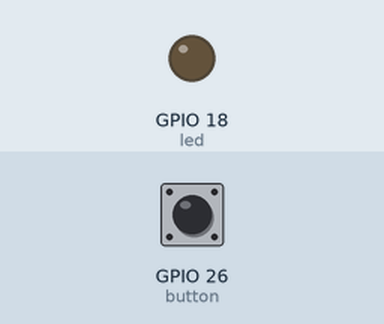
Recording of a program running on a simulated Raspberry Pi (BCM pin numbers). Shown: output pins drawn as LEDs (lit = HIGH). The inputs (shaded band) are chosen by the test bench; at power-on: GPIO 26 (button) HIGH.

Above: at 1.2 s.
1.3 s: GPIO 26 (button) pulled LOW for 0.15 s
At 1.37 s:
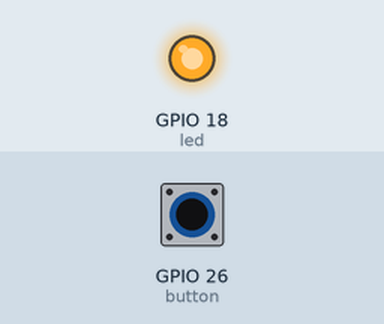
2.9 s: GPIO 26 (button) pulled LOW for 3.2 s
At 6.6 s:
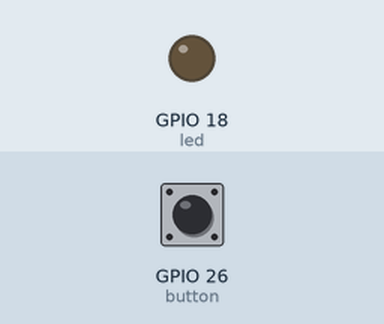
Timing chart, 0 to 8.1 s (numbered marks = the images above; inputs shaded):
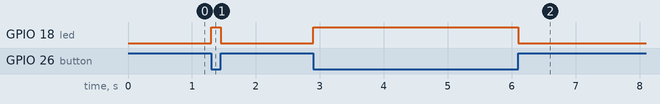

Measured:
- after the input at 1.3 s, GPIO 18 (led): LOW → HIGH at once, → LOW 0.15 s later
- after the input at 2.9 s, GPIO 18 (led): LOW → HIGH at once, → LOW 3.2 s later

The program:

button.py
```python
from gpiozero import Button, LED
import time
from signal import pause

button = Button(26)
led = LED(18)


#while True:
#	time.sleep(0.01)
#	if (button.is_pressed):
#		led.on()#	time.sleep(1)
#	else:
#		led.off()


button.when_pressed = led.on
button.when_released = led.off
pause()
```
